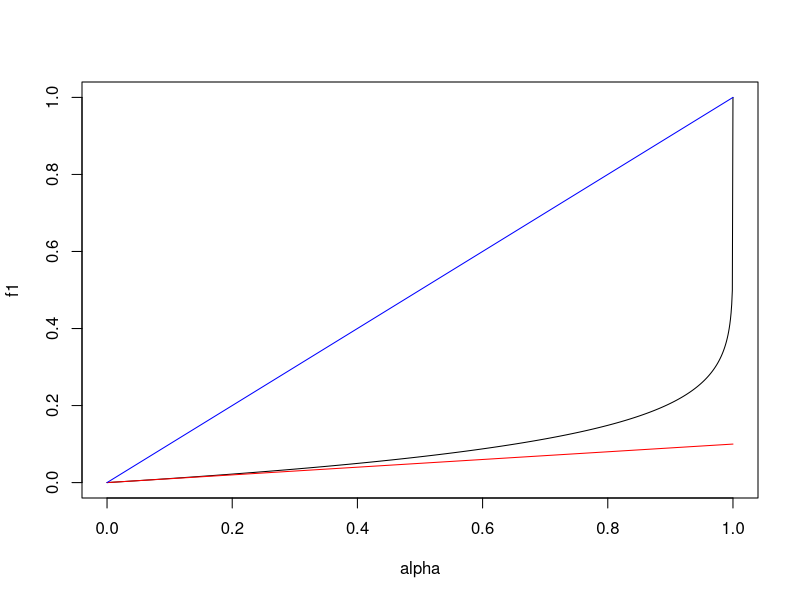

Reproduce this figure in R.
## ---- chunk 1
alpha <- seq(0,1,0.001)
m <- 10
f1 <- 1 - (1-alpha)^(1/m)
f2 <- alpha/m
f3 <- alpha
plot(alpha,f1, t="l")
lines(alpha,f2,col="red")
lines(alpha,f3,col="blue")
